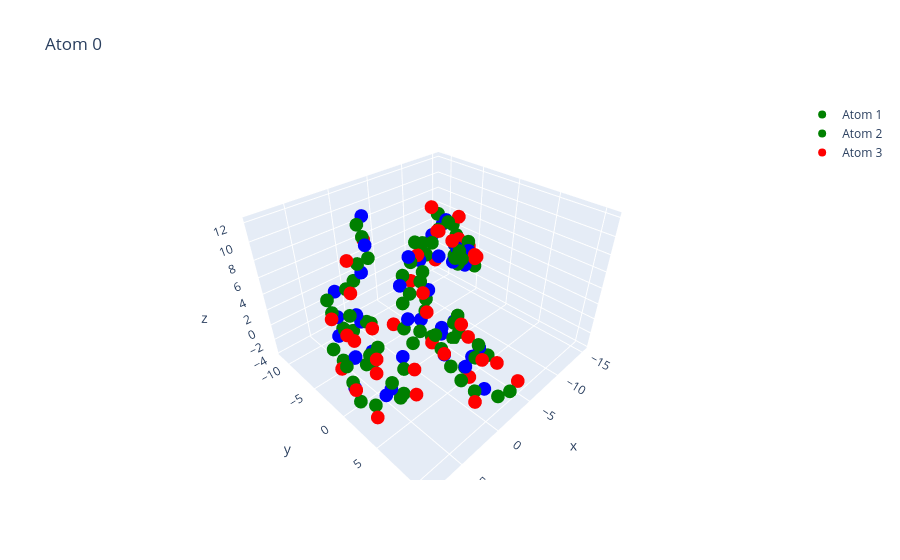

This figure's notebook cell:
### Code cell
#3d visualize using plotly
import plotly.express as px
atom = 0 # blue
x = data[0, :, atom, 0]
y = data[0, :, atom, 1]
z = data[0, :, atom, 2]

#atom 1 green:
atom = 1 # green
x1 = data[0, :, atom, 0]
y1 = data[0, :, atom, 1]
z1 = data[0, :, atom, 2]

#atom 2 green:
atom = 2 # green
x2 = data[0, :, atom, 0]
y2 = data[0, :, atom, 1]
z2 = data[0, :, atom, 2]

#atom 3 red:
atom = 3 # red
x3 = data[0, :, atom, 0]
y3 = data[0, :, atom, 1]
z3 = data[0, :, atom, 2]

fig = px.scatter_3d(x=x, y=y, z=z, color_discrete_sequence=["blue"], title="Atom 0")
fig.add_scatter3d(x=x1, y=y1, z=z1, mode="markers", marker=dict(color="green"), name="Atom 1")
fig.add_scatter3d(x=x2, y=y2, z=z2, mode="markers", marker=dict(color="green"), name="Atom 2")
fig.add_scatter3d(x=x3, y=y3, z=z3, mode="markers", marker=dict(color="red"), name="Atom 3")
fig.show()
